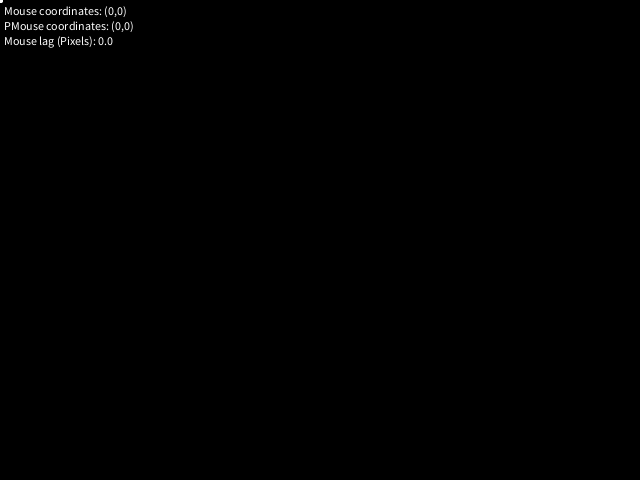
Frame 1 (no input)
Frame 60 (the mouse pressed at the canvas centre just before this capture): identical to frame 1, image omitted
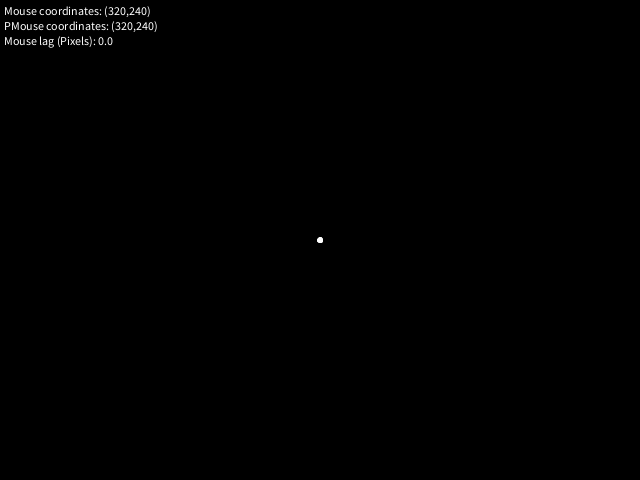
Frame 120 (the mouse held since frame 60 and released just before this capture)

The Processing sketch that drew these frames (run headless with seeded random() and noise(); from frame 60 on, the mouse is pressed at the canvas centre):

// Processing sketch: Mouse_tracker
// ── Mouse_tracker.pde
void setup(){
  size(640,480);
  cursor(CROSS);
}

void draw(){
  background(0);
  float vel=dist(mouseX,mouseY,pmouseX,pmouseY);
  
  stroke(255);
  line(mouseX,mouseY,pmouseX,pmouseY);
  
  fill(255);
  ellipse(pmouseX,pmouseY,5,5);
  ellipse(mouseX,mouseY,5,5);
  
  fill(255);
  text("Mouse coordinates: ("+mouseX+","+mouseY+")",4,15);
  text("PMouse coordinates: ("+pmouseX+","+pmouseY+")",4,30);
  text("Mouse lag (Pixels): "+vel,4,45);
}
